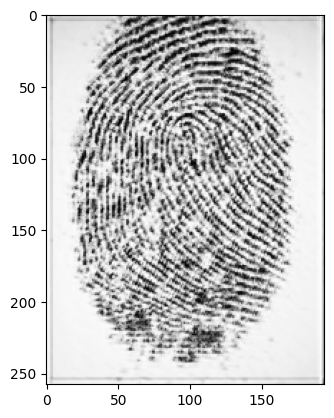
#> input picture SIFT/processed2.png, 334 x 418 px
$ jupyter execute --allow-errors SIFT.ipynb
#> lines starting #> are read from the running program, lines starting #| are printed output that depends on the picture; after the words box and inside, x2 and y2 are one past the last pixel; in counts of white or black regions, pixels touching at a corner belong together
[cell 1]
#Remove Background

[cell 2]
import numpy as np
import cv2

imgo = cv2.imread('processed2.png')
#> imgo is the input picture: shape (418, 334, 3); min 0, max 255, mean 204.2
cv2.imshow("imgo",imgo)


#Removing the background
height, width = imgo.shape[:2]
#> height = 418; width = 334

#Create a mask holder
mask = np.zeros(imgo.shape[:2],np.uint8)

#Grab Cut the object
bgdModel = np.zeros((1,65),np.float64)
fgdModel = np.zeros((1,65),np.float64)

#Hard Coding the Rect… The object must lie within this rect.
rect = (10,10,width-30,height-30)
#> rect = (10, 10, 304, 388)
cv2.grabCut(imgo,mask,rect,bgdModel,fgdModel,5,cv2.GC_INIT_WITH_RECT)
mask = np.where((mask==2)|(mask==0),0,1).astype("uint8")
img1 = imgo*mask[:,:,np.newaxis]

#Get the background
background = cv2.absdiff(imgo,img1)

#Change all pixels in the background that are not black to white
background[np.where((background > [0,0,0]).all(axis = 2))] = [255,255,255]
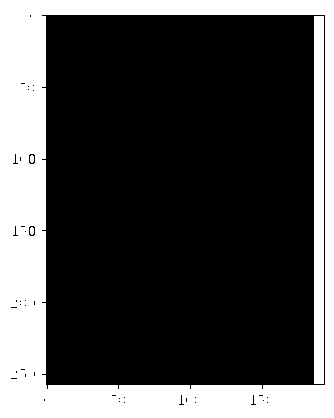
#> background: shape (418, 334, 3); 28.5% white; 4 white regions, box (x1, y1, x2, y2) and area: (0, 0, 334, 418) 36097, (314, 16, 324, 384) 3680, (30, 155, 34, 163) 28, (30, 227, 34, 235) 28

#Add the background and the image
final = background + img1

#To be done – Smoothening the edges….

cv2.imshow('image', final )
cv2.imwrite('input.jpg',final)

cv2.waitKey(0)
cv2.destroyAllWindows()

[cell 3]
#Preprocess

[cell 4]
import cv2
import numpy as np
import matplotlib.pyplot as plt
from skimage.feature import hessian_matrix, hessian_matrix_eigvals

def detect_ridges(gray, sigma=3.0):
	H_elems = hessian_matrix(gray, sigma=sigma, order='rc')
	maxima_ridges, minima_ridges = hessian_matrix_eigvals(H_elems)
	return maxima_ridges, minima_ridges

def plot_images(*images):
	images = list(images)
	n = len(images)
	fig, ax = plt.subplots(ncols=n, sharey=True)
	for i, img in enumerate(images):
		ax[i].imshow(img, cmap='gray')
		ax[i].axis('off')
		extent = ax[i].get_window_extent().transformed(fig.dpi_scale_trans.inverted())
		plt.savefig('fig'+str(i)+'.png', bbox_inches=extent)
	plt.subplots_adjust(left=0.03, bottom=0.03, right=0.97, top=0.97)
	plt.show()

def main():
	# -------------------------- Step 1: import the image whose background has been removed ----------
	img = cv2.imread("input.jpg",1)
#> img: shape (418, 334, 3); min 0, max 255, mean 205.8

	# -------------------------- Step 2: Sharpen the image -------------------------------------------
	kernel = np.array([[-1,-1,-1],
                   [-1, 9,-1],
                   [-1,-1,-1]])
	sharpened = cv2.filter2D(img, -1, kernel)
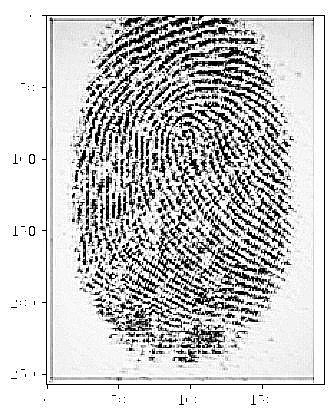
#> sharpened: shape (418, 334, 3); min 0, max 255, mean 201.9
	# cv2.imshow("sharpened",sharpened)

	# --------------------------- Step 3: Grayscale the image------------------------------------------
	gray = cv2.cvtColor(sharpened,cv2.COLOR_BGR2GRAY)
	# cv2.imshow("gray",gray)

	# --------------------------- Step 4: Perform histogram equilisation ------------------------------
	hist,bins = np.histogram(gray.flatten(),256,[0,256])
#> hist = 256 values, max 68882 at index 255, min 55 at index 8, mean 545.4; bins = 257 values from 0 to 256
	cdf = hist.cumsum()
#> cdf = 256 values from 15890 to 139612
	cdf_normalized = cdf * hist.max()/ cdf.max()
#> cdf_normalized = 256 values from 7839.8 to 68882

	cdf_m = np.ma.masked_equal(cdf,0)
	cdf_m = (cdf_m - cdf_m.min())*255/(cdf_m.max()-cdf_m.min())
	cdf = np.ma.filled(cdf_m,0).astype('uint8')
#> cdf = 256 values from 0 to 255

	img2=cdf[gray]
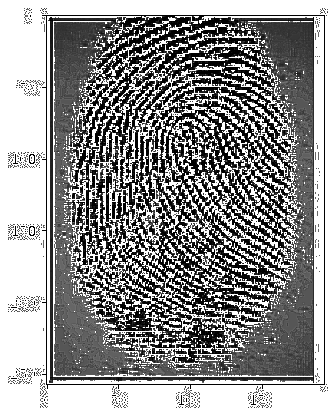
#> img2: shape (418, 334); min 0, max 255, mean 148.1
	# cv2.imshow("histogram",img2)
	# cv2.imwrite('hist.jpeg',img2)

	# ----------------------------- Step 5: Ridge detection filter ------------------------------------
	#sigma = 2.7
	a, b = detect_ridges(img2, sigma=2.7)
#> in detect_ridges, `H_elems = hessian_matrix(gray, sigma=sigma, order='rc')`: H_elems = 3 items
#> in detect_ridges, `maxima_ridges, minima_ridges = hessian_matrix_eigvals(H_elems)`:
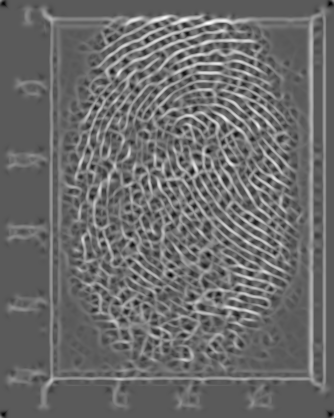
#> maxima_ridges: shape (418, 334) float64; min -0.0232, max 0.0424, mean 0.00453; drawn with min black and max white
#> in detect_ridges, `maxima_ridges, minima_ridges = hessian_matrix_eigvals(H_elems)`:
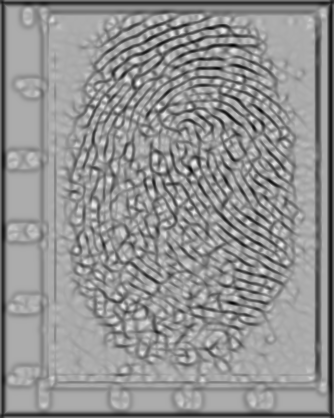
#> minima_ridges: shape (418, 334) float64; min -0.0408, max 0.0197, mean -0.00608; drawn with min black and max white
	plot_images(a, b)

	# ----------------------------- Step 6: Convert image to binary image -----------------------------
	img = cv2.imread('fig1.png',0)
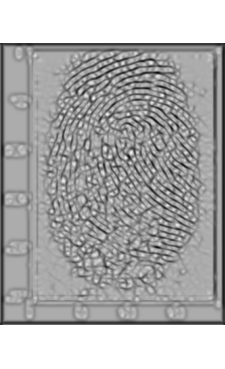
#> img: shape (369, 225); min 11, max 255, mean 172.3
	# cv2.imshow("img",img)
	bg = cv2.dilate(img,np.ones((5,5),dtype=np.uint8))
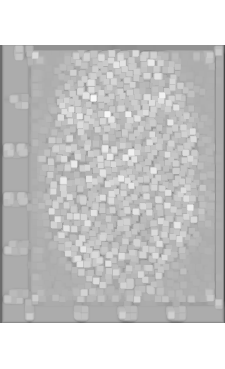
#> bg: shape (369, 225); min 67, max 255, mean 200.5
	bg = cv2.GaussianBlur(bg,(5,5),1)
	# cv2.imshow("bg",bg)
	src_no_bg = 255 - cv2.absdiff(img,bg)
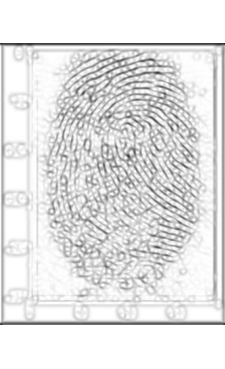
#> src_no_bg: shape (369, 225); min 42, max 255, mean 226.7
	# cv2.imshow("src_no_bg",src_no_bg)
	ret,thresh = cv2.threshold(src_no_bg,240,255,cv2.THRESH_BINARY)
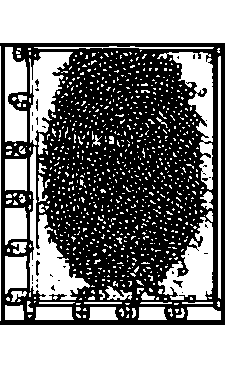
#> thresh: shape (369, 225); 50.5% white; 33 black regions (30 under 20 px), largest, box (x1, y1, x2, y2) and area: (0, 43, 225, 325) 40851, (36, 260, 40, 276) 38, (173, 280, 183, 288) 35
	cv2.imshow("threshold",thresh)
	cv2.imwrite("./threshold.png",thresh)

	# --------------------------- Step 7: Thinning / Skeletonizing Algorithm ----------------------------
	thinned = cv2.ximgproc.thinning(thresh)
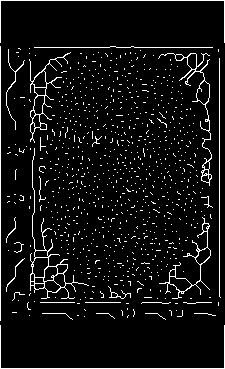
#> thinned: shape (369, 225); 6.3% white in thin lines or dots
	cv2.imshow("thinned",thinned)
	cv2.imwrite("./trial-out.png",thinned)

	cv2.waitKey(0)
	cv2.destroyAllWindows()

if __name__=='__main__':
	main()
